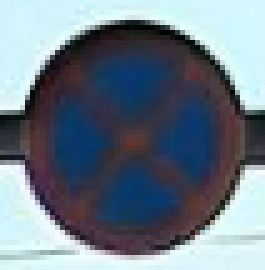
#> input picture dataset/0/054_0009_j.png, 53 x 54 px (shown 5 times larger); its folder holds only this picture in this run
$ python SVM_training.py   (older library calls are emulated)
#> lines starting #> are read from the running program, lines starting #| are printed output that depends on the picture
import os
import numpy as np
import cv2
from skimage.feature import hog
from sklearn.metrics import roc_curve
from sklearn import svm
from sklearn.metrics import accuracy_score
from sklearn.metrics import confusion_matrix
from sklearn.metrics import classification_report
import matplotlib.pyplot as plt

print("done")

def HOG(img):
    fd, hog_image = hog(img, orientations=9, pixels_per_cell=(8, 8),cells_per_block=(2, 2), visualize=True, multichannel=True,)
    return hog_image,fd


path= "../../dataset"

count=0
images=[]
classNo=[]
myList = os.listdir(path)
print("Total class detected : ",len(myList))

noOfClasses=len(myList)
for x in range(0,len(myList)):
    myPicList=os.listdir(path+"/"+str(count))
    for y in myPicList:
        curImg=cv2.imread(path+"/"+str(count)+"/"+y)
#> curImg is the input picture: shape (54, 53, 3); mean B, G, R 137.1, 124.1, 110.7
        curImg=cv2.resize(curImg,(32,32)) # resize the images
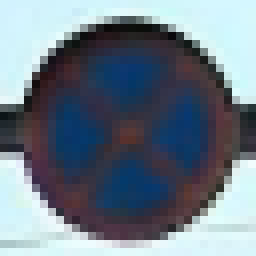
#> curImg: shape (32, 32, 3) (shown 8 times larger); mean B, G, R 137.1, 124.2, 110.7
        curImg,fd=HOG(curImg) # generate HOG feature
#> in HOG, `fd, hog_image = hog(img, orientations=9, pixels_per_cell=(8, 8),cells_..`: fd = 324 values, max 0.376 at index 38, min 0 at index 6, mean 0.121
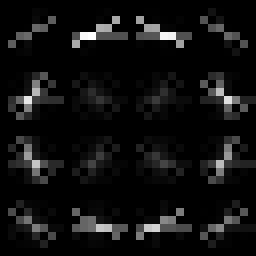
#> curImg: shape (32, 32) float64 (shown 8 times larger); min 0, max 78.22, mean 5; drawn with min black and max white
        images.append(fd)
        classNo.append(count)
    print(count)
    count +=1


clf = svm.SVC(probability=True)

hog_feature=np.array(images)
hog_output=np.array(classNo).reshape(-1,1)
print(hog_feature.shape)
#| (1, 324)
print(hog_output.shape)


data_frame = np.hstack((hog_feature,hog_output))
print(data_frame.shape)
#| (1, 325)
np.random.shuffle(data_frame)
#What percentage of data you want to keep for training
percentage = 70
partition = int(len(hog_feature)*percentage/100)
#> partition = 0
x_train, x_test = data_frame[:partition,:-1],  data_frame[partition:,:-1]
#> x_train = empty array
y_train, y_test = data_frame[:partition,-1:].ravel() , data_frame[partition:,-1:].ravel()
#> y_train = empty array; y_test = [0]


#> (the run stopped early here; a loop or call above may not have finished)

$ run again, on dataset/0/054_0070_j.png
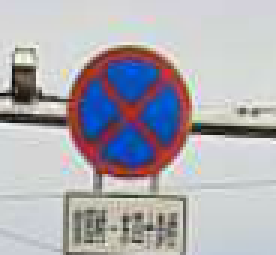
#> input picture dataset/0/054_0070_j.png, 92 x 85 px (shown 3 times larger)
#> curImg is the input picture: shape (85, 92, 3); mean B, G, R 179.3, 172.7, 174.7
#> `curImg=cv2.resize(curImg,(32,32))`:
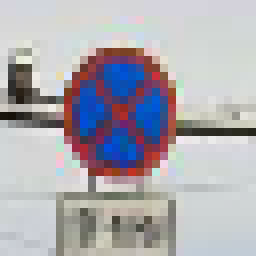
#> curImg: shape (32, 32, 3) (shown 8 times larger); mean B, G, R 178.2, 171.7, 173.6
#> in HOG, `fd, hog_image = hog(img, orientations=9, pixels_per_cell=(8, 8),cells_..`: fd = 324 values, max 0.32 at index 289, min 0 at index 83, mean 0.131
#> `curImg,fd=HOG(curImg)`:
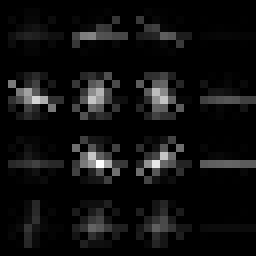
#> curImg: shape (32, 32) float64 (shown 8 times larger); min 0, max 89.92, mean 5.6; drawn with min black and max white
#| (1, 324)
#| (1, 325)
#> partition = 0
#> x_train = empty array
#> y_test = [0]

$ run again, on dataset/0/054_0016.png
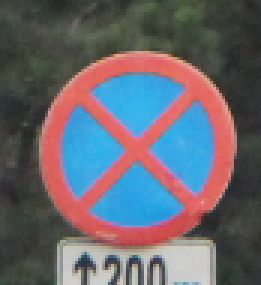
#> input picture dataset/0/054_0016.png, 87 x 95 px (shown 3 times larger)
#> curImg is the input picture: shape (95, 87, 3); mean B, G, R 109.6, 102.1, 104.2
#> `curImg=cv2.resize(curImg,(32,32))`:
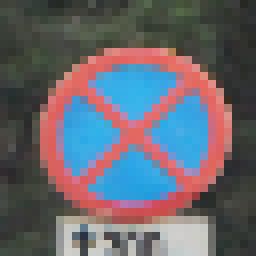
#> curImg: shape (32, 32, 3) (shown 8 times larger); mean B, G, R 109.1, 101.5, 103.8
#> in HOG, `fd, hog_image = hog(img, orientations=9, pixels_per_cell=(8, 8),cells_..`: fd = 324 values, max 0.386 at index 150, min 0 at index 17, mean 0.118
#> `curImg,fd=HOG(curImg)`:
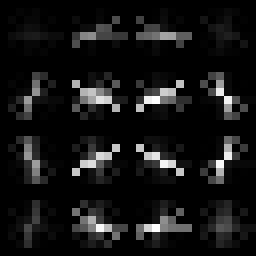
#> curImg: shape (32, 32) float64 (shown 8 times larger); min 0, max 86.03, mean 6.9; drawn with min black and max white
#| (1, 324)
#| (1, 325)
#> partition = 0
#> x_train = empty array
#> y_test = [0]
